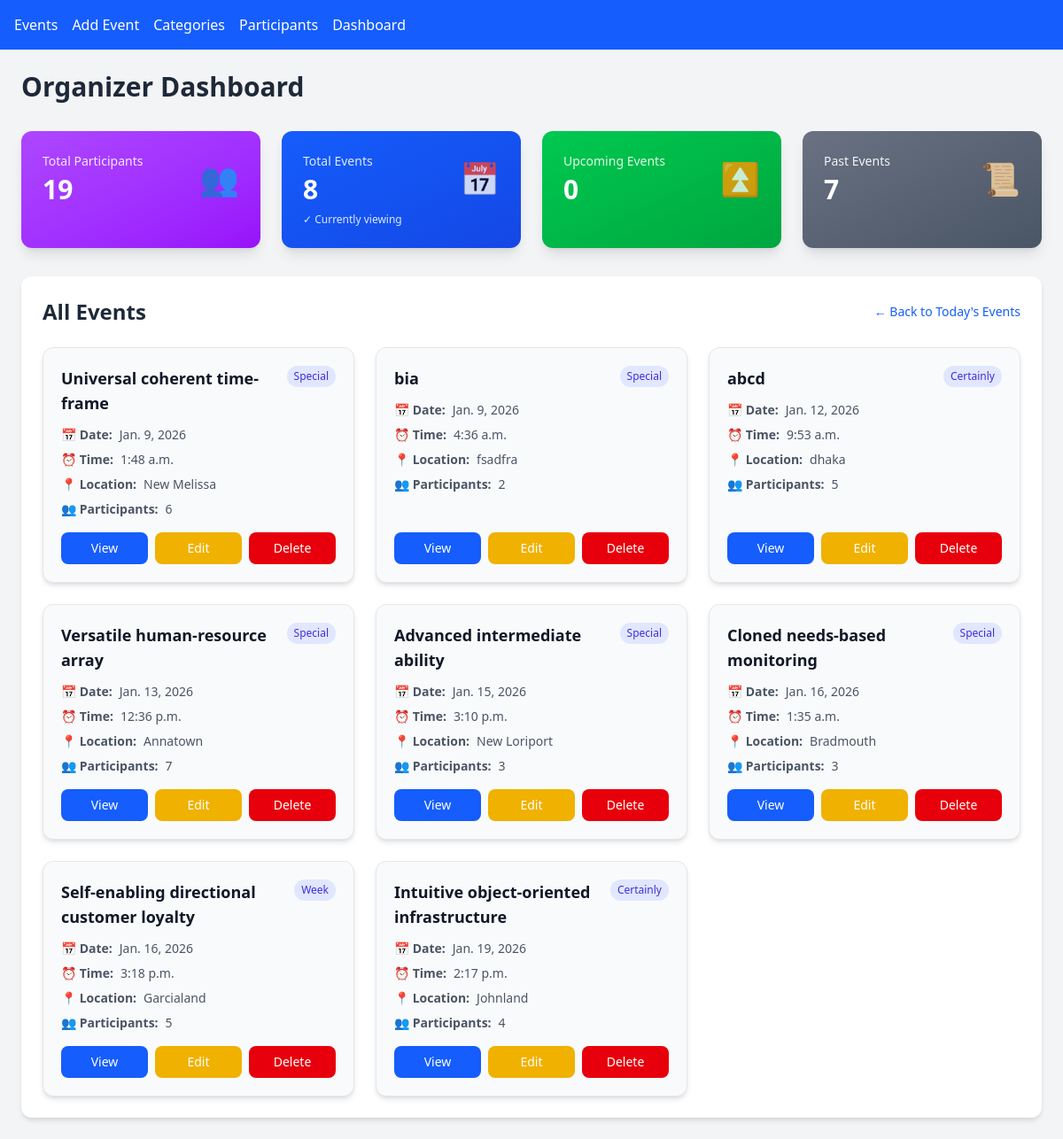
The app's page /dashboard/?filter=all with its own data.
### events/models.py (models this page shows, shortened)
class Event(models.Model):
    name = models.CharField(max_length=200)
    description = models.TextField()
    date = models.DateField()
    time = models.TimeField()
    location = models.CharField(max_length=200)
    category = models.ForeignKey(Category, on_delete=models.CASCADE, related_name='events')
    participants = models.ManyToManyField(Participant, blank=True)

class Category(models.Model):
    name = models.CharField(max_length=100)
    description = models.TextField()

### events/views.py (the view)
# urls.py: path('dashboard/', views.dashboard, name='dashboard'),
def dashboard(request):
    today = now().date()
    stats = {
        'total_events': Event.objects.count(),
        'upcoming_events': Event.objects.filter(date__gt=today).count(),
        'past_events': Event.objects.filter(date__lt=today).count(),
        'total_participants': Participant.objects.count(),
    }
    filter_type = request.GET.get('filter', 'today')
    events = Event.objects.select_related('category').prefetch_related('participants')
    if filter_type == 'upcoming':
        events = events.filter(date__gt=today).order_by('date', 'time')
    elif filter_type == 'past':
        events = events.filter(date__lt=today).order_by('-date', '-time')
    elif filter_type == 'all':
        events = events.order_by('date', 'time')
    else:  # 'today' or default
        events = events.filter(date=today).order_by('time')
    return render(request, 'events/dashboard.html', {
        **stats,
        'events': events,
        'filter_type': filter_type,
        'today': today,
    })

### templates/events/dashboard.html (shortened to what this page needs)
{% extends 'base.html' %}
{% block content %}
<div class="flex flex-col sm:flex-row sm:justify-between sm:items-center gap-4 mb-8">
  <h1 class="text-3xl font-bold text-gray-800">Organizer Dashboard</h1>
</div>
<div class="grid grid-cols-1 sm:grid-cols-2 md:grid-cols-4 gap-6 mb-8">
  <div class="bg-gradient-to-br from-purple-500 to-purple-600 p-6 rounded-xl shadow-lg text-white">
    <div class="flex items-center justify-between">
      <div>
        <p class="text-purple-100 text-sm font-medium mb-1">Total Participants</p>
        <p class="text-3xl font-bold">{{ total_participants }}</p>
      </div>
      <div class="text-4xl opacity-80">👥</div>
    </div>
  </div>
  <a href="?filter=all" class="bg-gradient-to-br {% if filter_type == 'all' %}from-blue-600 to-blue-700{% else %}from-blue-500 to-blue-600{% endif %} p-6 rounded-xl shadow-lg hover:shadow-xl transition-all transform hover:scale-105 text-white">
    <div class="flex items-center justify-between">
      <div>
        <p class="text-blue-100 text-sm font-medium mb-1">Total Events</p>
        <p class="text-3xl font-bold">{{ total_events }}</p>
      </div>
      <div class="text-4xl opacity-80">📅</div>
    </div>
    {% if filter_type == 'all' %}
    <div class="mt-2 text-xs text-blue-100">✓ Currently viewing</div>
    {% endif %}
  </a>
  <a href="?filter=upcoming" class="bg-gradient-to-br {% if filter_type == 'upcoming' %}from-green-600 to-green-700{% else %}from-green-500 to-green-600{% endif %} p-6 rounded-xl shadow-lg hover:shadow-xl transition-all transform hover:scale-105 text-white">
    <div class="flex items-center justify-between">
      <div>
        <p class="text-green-100 text-sm font-medium mb-1">Upcoming Events</p>
        <p class="text-3xl font-bold">{{ upcoming_events }}</p>
      </div>
      <div class="text-4xl opacity-80">⏫</div>
    </div>
  </a>
  <a href="?filter=past" class="bg-gradient-to-br {% if filter_type == 'past' %}from-gray-600 to-gray-700{% else %}from-gray-500 to-gray-600{% endif %} p-6 rounded-xl shadow-lg hover:shadow-xl transition-all transform hover:scale-105 text-white">
    <div class="flex items-center justify-between">
      <div>
        <p class="text-gray-100 text-sm font-medium mb-1">Past Events</p>
        <p class="text-3xl font-bold">{{ past_events }}</p>
      </div>
      <div class="text-4xl opacity-80">📜</div>
    </div>
  </a>
</div>
<div class="bg-white rounded-xl shadow-md p-6">
  <div class="flex flex-col sm:flex-row sm:justify-between sm:items-center gap-4 mb-6">
    <h2 class="text-2xl font-bold text-gray-800">
      {% if filter_type == 'all' %}
        All Events
      {% elif filter_type == 'upcoming' %}
        Upcoming Events
      {% elif filter_type == 'past' %}
        Past Events
      {% else %}
        Today's Events ({{ today }})
      {% endif %}
    </h2>
    {% if filter_type != 'today' %}
    <a href="?filter=today" class="text-sm text-blue-600 hover:text-blue-700 font-medium">
      ← Back to Today's Events
    </a>
    {% endif %}
  </div>
  <div class="grid grid-cols-1 md:grid-cols-2 lg:grid-cols-3 gap-6">
    {% for e in events %}
    <div class="bg-gray-50 rounded-xl shadow-md hover:shadow-lg transition duration-300 p-5 border border-gray-200 flex flex-col justify-between">
      <div>
        <div class="flex items-start justify-between mb-2">
          <h3 class="font-bold text-gray-900 text-lg pr-2">{{ e.name }}</h3>
          <span class="inline-block bg-indigo-100 text-indigo-700 text-xs font-medium px-2 py-1 rounded-full whitespace-nowrap">
            {{ e.category.name }}
          </span>
        </div>
        <div class="text-gray-600 text-sm space-y-2 mt-3">
          <p class="flex items-center gap-2">
            <span class="font-semibold">📅 Date:</span>
            <span>{{ e.date }}</span>
          </p>
          <p class="flex items-center gap-2">
            <span class="font-semibold">⏰ Time:</span>
            <span>{{ e.time }}</span>
          </p>
          <p class="flex items-center gap-2">
            <span class="font-semibold">📍 Location:</span>
            <span>{{ e.location }}</span>
          </p>
          <p class="flex items-center gap-2">
            <span class="font-semibold">👥 Participants:</span>
            <span>{{ e.participants.count }}</span>
          </p>
        </div>
      </div>
      <div class="mt-4 grid grid-cols-3 gap-2">
        <a href="{% url 'event_detail' e.id %}"
           class="bg-blue-600 hover:bg-blue-700 text-white py-2 rounded-lg text-center text-sm font-medium transition">
          View
        </a>
        <a href="{% url 'event_update' e.id %}"
           class="bg-yellow-500 hover:bg-yellow-600 text-white py-2 rounded-lg text-center text-sm font-medium transition">
          Edit
        </a>
        <a href="{% url 'event_delete' e.id %}"
           onclick="return confirm('Are you sure you want to delete this event?')"
           class="bg-red-600 hover:bg-red-700 text-white py-2 rounded-lg text-center text-sm font-medium transition">
          Delete
        </a>
      </div>
    </div>
    {% endfor %}
  </div>
</div>
{% endblock %}

### records on screen
Event: name "Universal coherent time-frame", category.name "Special", date "Jan. 9, 2026", time "1:48 a.m.", location "New Melissa", participants.count "6"
Event: name "bia", category.name "Special", date "Jan. 9, 2026", time "4:36 a.m.", location "fsadfra", participants.count "2"
Event: name "abcd", category.name "Certainly", date "Jan. 12, 2026", time "9:53 a.m.", location "dhaka", participants.count "5"
Event: name "Versatile human-resource array", category.name "Special", date "Jan. 13, 2026", time "12:36 p.m.", location "Annatown", participants.count "7"
Event: name "Advanced intermediate ability", category.name "Special", date "Jan. 15, 2026", time "3:10 p.m.", location "New Loriport", participants.count "3"
Event: name "Cloned needs-based monitoring", category.name "Special", date "Jan. 16, 2026", time "1:35 a.m.", location "Bradmouth", participants.count "3"
Event: name "Self-enabling directional customer loyalty", category.name "Week", date "Jan. 16, 2026", time "3:18 p.m.", location "Garcialand", participants.count "5"
Event: name "Intuitive object-oriented infrastructure", category.name "Certainly", date "Jan. 19, 2026", time "2:17 p.m.", location "Johnland", participants.count "4"

### other values on screen
{{ total_participants }} "19"
{{ total_events }} "8"
{{ upcoming_events }} "0"
{{ past_events }} "7"
